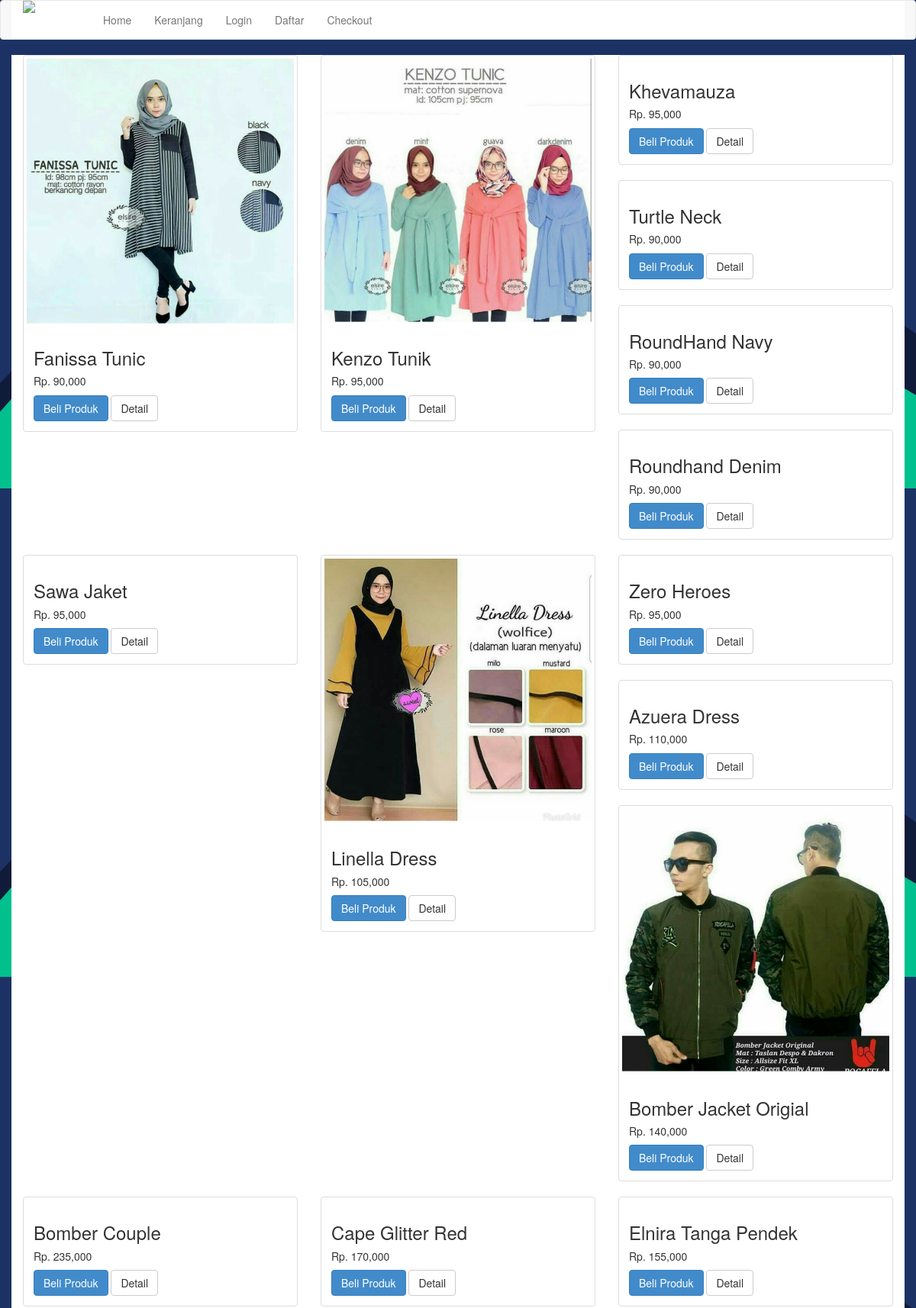
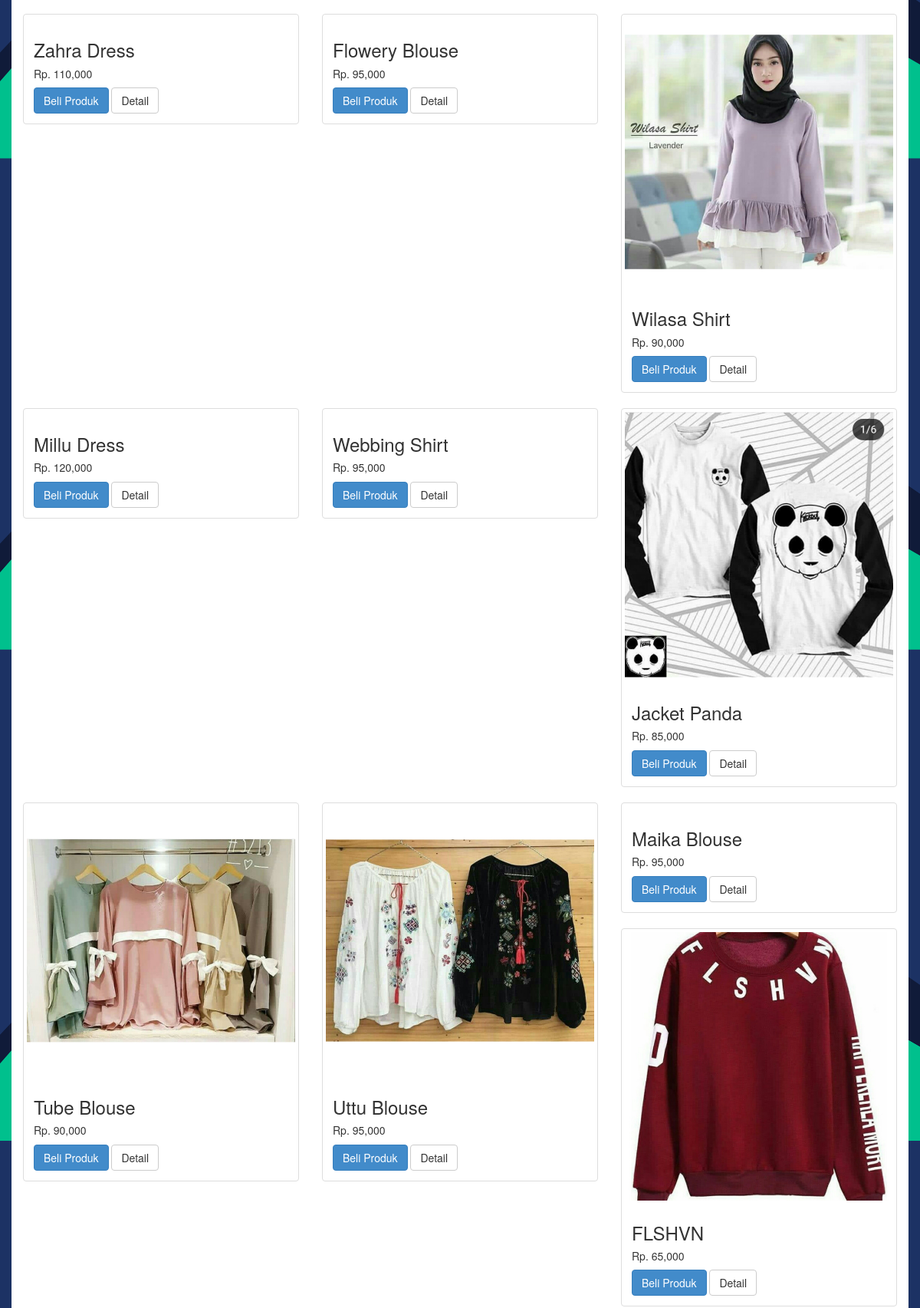
The page / (upper part) on the database its author committed (2 pictures, top to bottom).
### tables this page shows
CREATE TABLE `produk` (
  `id_produk` int(11) NOT NULL AUTO_INCREMENT,
  `nama_produk` varchar(100) NOT NULL,
  `harga_produk` int(11) NOT NULL,
  `berat_produk` int(11) NOT NULL,
  `foto_produk` varchar(100) NOT NULL,
  `deskripsi_produk` text NOT NULL,
  PRIMARY KEY (`id_produk`)
);

### index.php (the view, shortened to what this page needs)
<?php
$koneksi = new mysqli("localhost","root", "","tokoonline");
 ?>
<!DOCTYPE html>
<html>
<head>
	<link rel="stylesheet" href="admin/assets/css/bootstrap.css">
</head>
<body>
<?php include 'menu.php';?>
<section class="konten">
	<div class="container">
		<div class="row">
			<?php $ambil =$koneksi->query("SELECT * FROM produk");  ?>
			<?php while ($perproduk = $ambil->fetch_assoc()) { ?>
			<div class="col-md-4">
				<div class="thumbnail">
					<img src="foto_produk/<?php echo $perproduk['foto_produk']; ?>" alt ="">
					<div class="caption">
						<h3><?php echo $perproduk['nama_produk']; ?></h3>
						<h5>Rp. <?php echo number_format($perproduk['harga_produk']); ?></h5>
						<a href="beli.php?id=<?php echo $perproduk['id_produk']; ?>" class="btn btn-primary">Beli Produk</a>
						<a href="detail.php?id=<?php echo $perproduk['id_produk']; ?>" class="btn btn-default">Detail</a>
					</div>
				</div>
			</div>
			<?php } ?>
		</div>
	</div>
</section>
</body>
</html>

### menu.php
</html>
 <nav class="navbar navbar-default">
  <div class="container">
    <ul class="nav navbar-nav">
       <img src="logoo.jpg" width='90' style="float:left;position: relative;" >
      <li><a href="index.php">Home</a></li>
      <li><a href="keranjang.php">Keranjang</a></li>
      <?php if (isset($_SESSION["pelanggan"])): ?>
        <li><a href="logout.php">Logout</a></li>
      <?php else: ?>
        <li><a href="login.php">Login</a></li>
        <li><a href="daftar.php">Daftar</a></li>
      <?php endif ?>
      <li><a href="checkout.php">Checkout</a></li>
    </ul>
  </div>
</nav>

### index.php (style rules this page uses)
body { background-image: url("moonland.png"); background-size: 60%; }

### rows shown on the page
produk: foto_produk (picture), nama_produk "Fanissa Tunic", harga_produk "90,000"
produk: foto_produk (picture), nama_produk "Kenzo Tunik", harga_produk "95,000"
produk: nama_produk "Khevamauza", harga_produk "95,000"
produk: nama_produk "Turtle Neck", harga_produk "90,000"
produk: nama_produk "RoundHand Navy", harga_produk "90,000"
produk: nama_produk "Roundhand Denim", harga_produk "90,000"
produk: nama_produk "Sawa Jaket", harga_produk "95,000"
produk: foto_produk (picture), nama_produk "Linella Dress", harga_produk "105,000"
produk: nama_produk "Zero Heroes", harga_produk "95,000"
produk: nama_produk "Azuera Dress", harga_produk "110,000"
produk: foto_produk (picture), nama_produk "Bomber Jacket Origial", harga_produk "140,000"
produk: nama_produk "Bomber Couple", harga_produk "235,000"
produk: nama_produk "Cape Glitter Red", harga_produk "170,000"
produk: nama_produk "Elnira Tanga Pendek", harga_produk "155,000"
produk: nama_produk "Zahra Dress", harga_produk "110,000"
produk: nama_produk "Flowery Blouse", harga_produk "95,000"
produk: foto_produk (picture), nama_produk "Wilasa Shirt", harga_produk "90,000"
produk: nama_produk "Millu Dress", harga_produk "120,000"
produk: nama_produk "Webbing Shirt", harga_produk "95,000"
produk: foto_produk (picture), nama_produk "Jacket Panda", harga_produk "85,000"
produk: foto_produk (picture), nama_produk "Tube Blouse", harga_produk "90,000"
produk: foto_produk (picture), nama_produk "Uttu Blouse", harga_produk "95,000"
produk: nama_produk "Maika Blouse", harga_produk "95,000"
produk: foto_produk (picture), nama_produk "FLSHVN", harga_produk "65,000"
